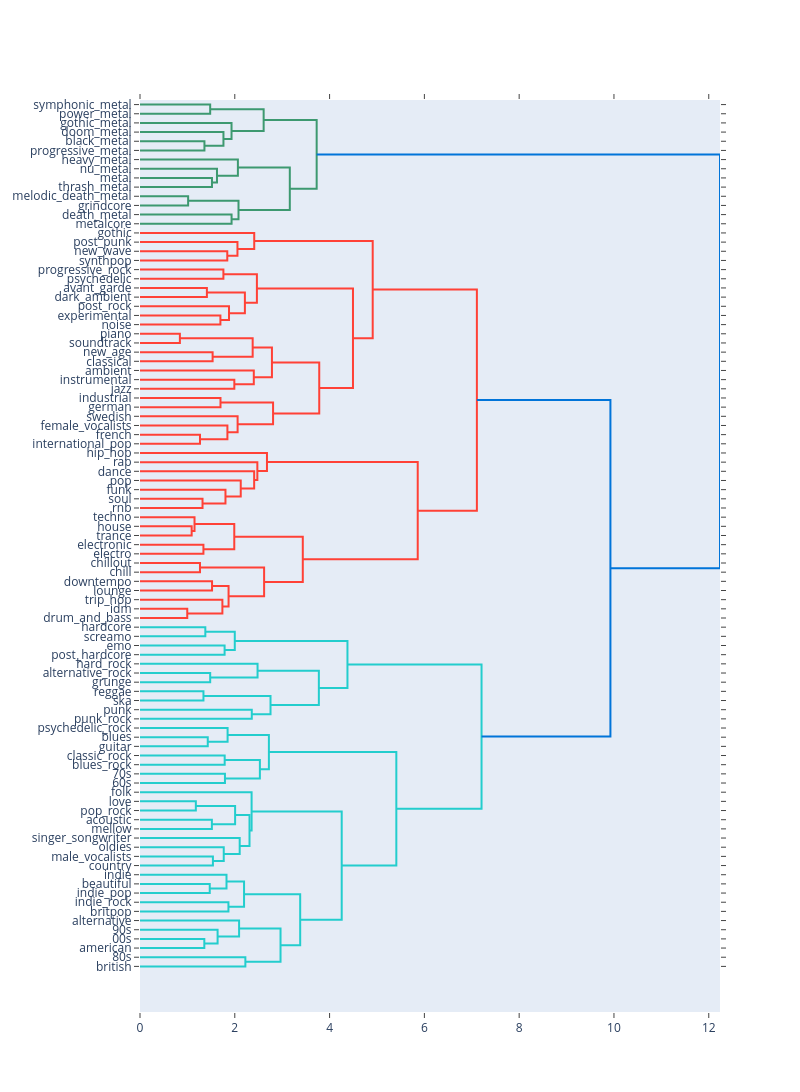

The code cell stored with this chart in its notebook:
### Code cell
import plotly.figure_factory as ff

fig = ff.create_dendrogram(tag_vectors, orientation='left',labels=tag_keys, linkagefun=lambda x: linkage(x, 'ward'))
fig.update_layout(width=800, height=1400)
fig.show()

### Figure 1 — Plotly figure (JSON) as saved in the notebook; plotly's stock layout.template omitted (floating-point values rounded to 4 significant figures)
{"data": [{"hoverinfo": "text", "marker": {"color": "rgb(61,153,112)"}, "mode": "lines", "type": "scatter", "x": [0.0, 1.481, 1.481, 0.0], "xaxis": "x", "y": [-5.0, -5.0, -15.0, -15.0], "yaxis": "y"}, {"hoverinfo": "text", "marker": {"color": "rgb(61,153,112)"}, "mode": "lines", "type": "scatter", "x": [0.0, 1.36, 1.36, 0.0], "xaxis": "x", "y": [-45.0, -45.0, -55.0, -55.0], "yaxis": "y"}, {"hoverinfo": "text", "marker": {"color": "rgb(61,153,112)"}, "mode": "lines", "type": "scatter", "x": [0.0, 1.761, 1.761, 1.36], "xaxis": "x", "y": [-35.0, -35.0, -50.0, -50.0], "yaxis": "y"}, {"hoverinfo": "text", "marker": {"color": "rgb(61,153,112)"}, "mode": "lines", "type": "scatter", "x": [0.0, 1.931, 1.931, 1.761], "xaxis": "x", "y": [-25.0, -25.0, -42.5, -42.5], "yaxis": "y"}, {"hoverinfo": "text", "marker": {"color": "rgb(61,153,112)"}, "mode": "lines", "type": "scatter", "x": [1.481, 2.609, 2.609, 1.931], "xaxis": "x", "y": [-10.0, -10.0, -33.75, -33.75], "yaxis": "y"}, {"hoverinfo": "text", "marker": {"color": "rgb(61,153,112)"}, "mode": "lines", "type": "scatter", "x": [0.0, 1.518, 1.518, 0.0], "xaxis": "x", "y": [-85.0, -85.0, -95.0, -95.0], "yaxis": "y"}, {"hoverinfo": "text", "marker": {"color": "rgb(61,153,112)"}, "mode": "lines", "type": "scatter", "x": [0.0, 1.624, 1.624, 1.518], "xaxis": "x", "y": [-75.0, -75.0, -90.0, -90.0], "yaxis": "y"}, {"hoverinfo": "text", "marker": {"color": "rgb(61,153,112)"}, "mode": "lines", "type": "scatter", "x": [0.0, 2.065, 2.065, 1.624], "xaxis": "x", "y": [-65.0, -65.0, -82.5, -82.5], "yaxis": "y"}, {"hoverinfo": "text", "marker": {"color": "rgb(61,153,112)"}, "mode": "lines", "type": "scatter", "x": [0.0, 1.015, 1.015, 0.0], "xaxis": "x", "y": [-105.0, -105.0, -115.0, -115.0], "yaxis": "y"}, {"hoverinfo": "text", "marker": {"color": "rgb(61,153,112)"}, "mode": "lines", "type": "scatter", "x": [0.0, 1.932, 1.932, 0.0], "xaxis": "x", "y": [-125.0, -125.0, -135.0, -135.0], "yaxis": "y"}, {"hoverinfo": "text", "marker": {"color": "rgb(61,153,112)"}, "mode": "lines", "type": "scatter", "x": [1.015, 2.078, 2.078, 1.932], "xaxis": "x", "y": [-110.0, -110.0, -130.0, -130.0], "yaxis": "y"}, {"hoverinfo": "text", "marker": {"color": "rgb(61,153,112)"}, "mode": "lines", "type": "scatter", "x": [2.065, 3.161, 3.161, 2.078], "xaxis": "x", "y": [-73.75, -73.75, -120.0, -120.0], "yaxis": "y"}, {"hoverinfo": "text", "marker": {"color": "rgb(61,153,112)"}, "mode": "lines", "type": "scatter", "x": [2.609, 3.727, 3.727, 3.161], "xaxis": "x", "y": [-21.88, -21.88, -96.88, -96.88], "yaxis": "y"}, {"hoverinfo": "text", "marker": {"color": "rgb(255,65,54)"}, "mode": "lines", "type": "scatter", "x": [0.0, 1.842, 1.842, 0.0], "xaxis": "x", "y": [-165.0, -165.0, -175.0, -175.0], "yaxis": "y"}, {"hoverinfo": "text", "marker": {"color": "rgb(255,65,54)"}, "mode": "lines", "type": "scatter", "x": [0.0, 2.056, 2.056, 1.842], "xaxis": "x", "y": [-155.0, -155.0, -170.0, -170.0], "yaxis": "y"}, {"hoverinfo": "text", "marker": {"color": "rgb(255,65,54)"}, "mode": "lines", "type": "scatter", "x": [0.0, 2.41, 2.41, 2.056], "xaxis": "x", "y": [-145.0, -145.0, -162.5, -162.5], "yaxis": "y"}, {"hoverinfo": "text", "marker": {"color": "rgb(255,65,54)"}, "mode": "lines", "type": "scatter", "x": [0.0, 1.76, 1.76, 0.0], "xaxis": "x", "y": [-185.0, -185.0, -195.0, -195.0], "yaxis": "y"}, {"hoverinfo": "text", "marker": {"color": "rgb(255,65,54)"}, "mode": "lines", "type": "scatter", "x": [0.0, 1.411, 1.411, 0.0], "xaxis": "x", "y": [-205.0, -205.0, -215.0, -215.0], "yaxis": "y"}, {"hoverinfo": "text", "marker": {"color": "rgb(255,65,54)"}, "mode": "lines", "type": "scatter", "x": [0.0, 1.697, 1.697, 0.0], "xaxis": "x", "y": [-235.0, -235.0, -245.0, -245.0], "yaxis": "y"}, {"hoverinfo": "text", "marker": {"color": "rgb(255,65,54)"}, "mode": "lines", "type": "scatter", "x": [0.0, 1.878, 1.878, 1.697], "xaxis": "x", "y": [-225.0, -225.0, -240.0, -240.0], "yaxis": "y"}, {"hoverinfo": "text", "marker": {"color": "rgb(255,65,54)"}, "mode": "lines", "type": "scatter", "x": [1.411, 2.213, 2.213, 1.878], "xaxis": "x", "y": [-210.0, -210.0, -232.5, -232.5], "yaxis": "y"}, {"hoverinfo": "text", "marker": {"color": "rgb(255,65,54)"}, "mode": "lines", "type": "scatter", "x": [1.76, 2.467, 2.467, 2.213], "xaxis": "x", "y": [-190.0, -190.0, -221.2, -221.2], "yaxis": "y"}, {"hoverinfo": "text", "marker": {"color": "rgb(255,65,54)"}, "mode": "lines", "type": "scatter", "x": [0.0, 0.8414, 0.8414, 0.0], "xaxis": "x", "y": [-255.0, -255.0, -265.0, -265.0], "yaxis": "y"}, {"hoverinfo": "text", "marker": {"color": "rgb(255,65,54)"}, "mode": "lines", "type": "scatter", "x": [0.0, 1.532, 1.532, 0.0], "xaxis": "x", "y": [-275.0, -275.0, -285.0, -285.0], "yaxis": "y"}, {"hoverinfo": "text", "marker": {"color": "rgb(255,65,54)"}, "mode": "lines", "type": "scatter", "x": [0.8414, 2.377, 2.377, 1.532], "xaxis": "x", "y": [-260.0, -260.0, -280.0, -280.0], "yaxis": "y"}, {"hoverinfo": "text", "marker": {"color": "rgb(255,65,54)"}, "mode": "lines", "type": "scatter", "x": [0.0, 1.99, 1.99, 0.0], "xaxis": "x", "y": [-305.0, -305.0, -315.0, -315.0], "yaxis": "y"}, {"hoverinfo": "text", "marker": {"color": "rgb(255,65,54)"}, "mode": "lines", "type": "scatter", "x": [0.0, 2.401, 2.401, 1.99], "xaxis": "x", "y": [-295.0, -295.0, -310.0, -310.0], "yaxis": "y"}, {"hoverinfo": "text", "marker": {"color": "rgb(255,65,54)"}, "mode": "lines", "type": "scatter", "x": [2.377, 2.784, 2.784, 2.401], "xaxis": "x", "y": [-270.0, -270.0, -302.5, -302.5], "yaxis": "y"}, {"hoverinfo": "text", "marker": {"color": "rgb(255,65,54)"}, "mode": "lines", "type": "scatter", "x": [0.0, 1.698, 1.698, 0.0], "xaxis": "x", "y": [-325.0, -325.0, -335.0, -335.0], "yaxis": "y"}, {"hoverinfo": "text", "marker": {"color": "rgb(255,65,54)"}, "mode": "lines", "type": "scatter", "x": [0.0, 1.266, 1.266, 0.0], "xaxis": "x", "y": [-365.0, -365.0, -375.0, -375.0], "yaxis": "y"}, {"hoverinfo": "text", "marker": {"color": "rgb(255,65,54)"}, "mode": "lines", "type": "scatter", "x": [0.0, 1.844, 1.844, 1.266], "xaxis": "x", "y": [-355.0, -355.0, -370.0, -370.0], "yaxis": "y"}, {"hoverinfo": "text", "marker": {"color": "rgb(255,65,54)"}, "mode": "lines", "type": "scatter", "x": [0.0, 2.059, 2.059, 1.844], "xaxis": "x", "y": [-345.0, -345.0, -362.5, -362.5], "yaxis": "y"}, {"hoverinfo": "text", "marker": {"color": "rgb(255,65,54)"}, "mode": "lines", "type": "scatter", "x": [1.698, 2.808, 2.808, 2.059], "xaxis": "x", "y": [-330.0, -330.0, -353.8, -353.8], "yaxis": "y"}, {"hoverinfo": "text", "marker": {"color": "rgb(255,65,54)"}, "mode": "lines", "type": "scatter", "x": [2.784, 3.782, 3.782, 2.808], "xaxis": "x", "y": [-286.2, -286.2, -341.9, -341.9], "yaxis": "y"}, {"hoverinfo": "text", "marker": {"color": "rgb(255,65,54)"}, "mode": "lines", "type": "scatter", "x": [2.467, 4.494, 4.494, 3.782], "xaxis": "x", "y": [-205.6, -205.6, -314.1, -314.1], "yaxis": "y"}, {"hoverinfo": "text", "marker": {"color": "rgb(255,65,54)"}, "mode": "lines", "type": "scatter", "x": [2.41, 4.91, 4.91, 4.494], "xaxis": "x", "y": [-153.8, -153.8, -259.8, -259.8], "yaxis": "y"}, {"hoverinfo": "text", "marker": {"color": "rgb(255,65,54)"}, "mode": "lines", "type": "scatter", "x": [0.0, 1.319, 1.319, 0.0], "xaxis": "x", "y": [-435.0, -435.0, -445.0, -445.0], "yaxis": "y"}, {"hoverinfo": "text", "marker": {"color": "rgb(255,65,54)"}, "mode": "lines", "type": "scatter", "x": [0.0, 1.803, 1.803, 1.319], "xaxis": "x", "y": [-425.0, -425.0, -440.0, -440.0], "yaxis": "y"}, {"hoverinfo": "text", "marker": {"color": "rgb(255,65,54)"}, "mode": "lines", "type": "scatter", "x": [0.0, 2.125, 2.125, 1.803], "xaxis": "x", "y": [-415.0, -415.0, -432.5, -432.5], "yaxis": "y"}, {"hoverinfo": "text", "marker": {"color": "rgb(255,65,54)"}, "mode": "lines", "type": "scatter", "x": [0.0, 2.409, 2.409, 2.125], "xaxis": "x", "y": [-405.0, -405.0, -423.8, -423.8], "yaxis": "y"}, {"hoverinfo": "text", "marker": {"color": "rgb(255,65,54)"}, "mode": "lines", "type": "scatter", "x": [0.0, 2.476, 2.476, 2.409], "xaxis": "x", "y": [-395.0, -395.0, -414.4, -414.4], "yaxis": "y"}, {"hoverinfo": "text", "marker": {"color": "rgb(255,65,54)"}, "mode": "lines", "type": "scatter", "x": [0.0, 2.679, 2.679, 2.476], "xaxis": "x", "y": [-385.0, -385.0, -404.7, -404.7], "yaxis": "y"}, {"hoverinfo": "text", "marker": {"color": "rgb(255,65,54)"}, "mode": "lines", "type": "scatter", "x": [0.0, 1.09, 1.09, 0.0], "xaxis": "x", "y": [-465.0, -465.0, -475.0, -475.0], "yaxis": "y"}, {"hoverinfo": "text", "marker": {"color": "rgb(255,65,54)"}, "mode": "lines", "type": "scatter", "x": [0.0, 1.15, 1.15, 1.09], "xaxis": "x", "y": [-455.0, -455.0, -470.0, -470.0], "yaxis": "y"}, {"hoverinfo": "text", "marker": {"color": "rgb(255,65,54)"}, "mode": "lines", "type": "scatter", "x": [0.0, 1.338, 1.338, 0.0], "xaxis": "x", "y": [-485.0, -485.0, -495.0, -495.0], "yaxis": "y"}, {"hoverinfo": "text", "marker": {"color": "rgb(255,65,54)"}, "mode": "lines", "type": "scatter", "x": [1.15, 1.989, 1.989, 1.338], "xaxis": "x", "y": [-462.5, -462.5, -490.0, -490.0], "yaxis": "y"}, {"hoverinfo": "text", "marker": {"color": "rgb(255,65,54)"}, "mode": "lines", "type": "scatter", "x": [0.0, 1.266, 1.266, 0.0], "xaxis": "x", "y": [-505.0, -505.0, -515.0, -515.0], "yaxis": "y"}, {"hoverinfo": "text", "marker": {"color": "rgb(255,65,54)"}, "mode": "lines", "type": "scatter", "x": [0.0, 1.52, 1.52, 0.0], "xaxis": "x", "y": [-525.0, -525.0, -535.0, -535.0], "yaxis": "y"}, {"hoverinfo": "text", "marker": {"color": "rgb(255,65,54)"}, "mode": "lines", "type": "scatter", "x": [0.0, 0.9972, 0.9972, 0.0], "xaxis": "x", "y": [-555.0, -555.0, -565.0, -565.0], "yaxis": "y"}, {"hoverinfo": "text", "marker": {"color": "rgb(255,65,54)"}, "mode": "lines", "type": "scatter", "x": [0.0, 1.738, 1.738, 0.9972], "xaxis": "x", "y": [-545.0, -545.0, -560.0, -560.0], "yaxis": "y"}, {"hoverinfo": "text", "marker": {"color": "rgb(255,65,54)"}, "mode": "lines", "type": "scatter", "x": [1.52, 1.869, 1.869, 1.738], "xaxis": "x", "y": [-530.0, -530.0, -552.5, -552.5], "yaxis": "y"}, {"hoverinfo": "text", "marker": {"color": "rgb(255,65,54)"}, "mode": "lines", "type": "scatter", "x": [1.266, 2.618, 2.618, 1.869], "xaxis": "x", "y": [-510.0, -510.0, -541.2, -541.2], "yaxis": "y"}, {"hoverinfo": "text", "marker": {"color": "rgb(255,65,54)"}, "mode": "lines", "type": "scatter", "x": [1.989, 3.435, 3.435, 2.618], "xaxis": "x", "y": [-476.2, -476.2, -525.6, -525.6], "yaxis": "y"}, {"hoverinfo": "text", "marker": {"color": "rgb(255,65,54)"}, "mode": "lines", "type": "scatter", "x": [2.679, 5.86, 5.86, 3.435], "xaxis": "x", "y": [-394.8, -394.8, -500.9, -500.9], "yaxis": "y"}, {"hoverinfo": "text", "marker": {"color": "rgb(255,65,54)"}, "mode": "lines", "type": "scatter", "x": [4.91, 7.108, 7.108, 5.86], "xaxis": "x", "y": [-206.8, -206.8, -447.9, -447.9], "yaxis": "y"}, {"hoverinfo": "text", "marker": {"color": "rgb(35,205,205)"}, "mode": "lines", "type": "scatter", "x": [0.0, 1.378, 1.378, 0.0], "xaxis": "x", "y": [-575.0, -575.0, -585.0, -585.0], "yaxis": "y"}, {"hoverinfo": "text", "marker": {"color": "rgb(35,205,205)"}, "mode": "lines", "type": "scatter", "x": [0.0, 1.785, 1.785, 0.0], "xaxis": "x", "y": [-595.0, -595.0, -605.0, -605.0], "yaxis": "y"}, {"hoverinfo": "text", "marker": {"color": "rgb(35,205,205)"}, "mode": "lines", "type": "scatter", "x": [1.378, 2.0, 2.0, 1.785], "xaxis": "x", "y": [-580.0, -580.0, -600.0, -600.0], "yaxis": "y"}, {"hoverinfo": "text", "marker": {"color": "rgb(35,205,205)"}, "mode": "lines", "type": "scatter", "x": [0.0, 1.481, 1.481, 0.0], "xaxis": "x", "y": [-625.0, -625.0, -635.0, -635.0], "yaxis": "y"}, {"hoverinfo": "text", "marker": {"color": "rgb(35,205,205)"}, "mode": "lines", "type": "scatter", "x": [0.0, 2.48, 2.48, 1.481], "xaxis": "x", "y": [-615.0, -615.0, -630.0, -630.0], "yaxis": "y"}, {"hoverinfo": "text", "marker": {"color": "rgb(35,205,205)"}, "mode": "lines", "type": "scatter", "x": [0.0, 1.339, 1.339, 0.0], "xaxis": "x", "y": [-645.0, -645.0, -655.0, -655.0], "yaxis": "y"}, {"hoverinfo": "text", "marker": {"color": "rgb(35,205,205)"}, "mode": "lines", "type": "scatter", "x": [0.0, 2.358, 2.358, 0.0], "xaxis": "x", "y": [-665.0, -665.0, -675.0, -675.0], "yaxis": "y"}, {"hoverinfo": "text", "marker": {"color": "rgb(35,205,205)"}, "mode": "lines", "type": "scatter", "x": [1.339, 2.754, 2.754, 2.358], "xaxis": "x", "y": [-650.0, -650.0, -670.0, -670.0], "yaxis": "y"}, {"hoverinfo": "text", "marker": {"color": "rgb(35,205,205)"}, "mode": "lines", "type": "scatter", "x": [2.48, 3.773, 3.773, 2.754], "xaxis": "x", "y": [-622.5, -622.5, -660.0, -660.0], "yaxis": "y"}, {"hoverinfo": "text", "marker": {"color": "rgb(35,205,205)"}, "mode": "lines", "type": "scatter", "x": [2.0, 4.377, 4.377, 3.773], "xaxis": "x", "y": [-590.0, -590.0, -641.2, -641.2], "yaxis": "y"}, {"hoverinfo": "text", "marker": {"color": "rgb(35,205,205)"}, "mode": "lines", "type": "scatter", "x": [0.0, 1.43, 1.43, 0.0], "xaxis": "x", "y": [-695.0, -695.0, -705.0, -705.0], "yaxis": "y"}, {"hoverinfo": "text", "marker": {"color": "rgb(35,205,205)"}, "mode": "lines", "type": "scatter", "x": [0.0, 1.848, 1.848, 1.43], "xaxis": "x", "y": [-685.0, -685.0, -700.0, -700.0], "yaxis": "y"}, {"hoverinfo": "text", "marker": {"color": "rgb(35,205,205)"}, "mode": "lines", "type": "scatter", "x": [0.0, 1.787, 1.787, 0.0], "xaxis": "x", "y": [-715.0, -715.0, -725.0, -725.0], "yaxis": "y"}, {"hoverinfo": "text", "marker": {"color": "rgb(35,205,205)"}, "mode": "lines", "type": "scatter", "x": [0.0, 1.792, 1.792, 0.0], "xaxis": "x", "y": [-735.0, -735.0, -745.0, -745.0], "yaxis": "y"}, {"hoverinfo": "text", "marker": {"color": "rgb(35,205,205)"}, "mode": "lines", "type": "scatter", "x": [1.787, 2.529, 2.529, 1.792], "xaxis": "x", "y": [-720.0, -720.0, -740.0, -740.0], "yaxis": "y"}, {"hoverinfo": "text", "marker": {"color": "rgb(35,205,205)"}, "mode": "lines", "type": "scatter", "x": [1.848, 2.72, 2.72, 2.529], "xaxis": "x", "y": [-692.5, -692.5, -730.0, -730.0], "yaxis": "y"}, {"hoverinfo": "text", "marker": {"color": "rgb(35,205,205)"}, "mode": "lines", "type": "scatter", "x": [0.0, 1.178, 1.178, 0.0], "xaxis": "x", "y": [-765.0, -765.0, -775.0, -775.0], "yaxis": "y"}, {"hoverinfo": "text", "marker": {"color": "rgb(35,205,205)"}, "mode": "lines", "type": "scatter", "x": [0.0, 1.516, 1.516, 0.0], "xaxis": "x", "y": [-785.0, -785.0, -795.0, -795.0], "yaxis": "y"}, {"hoverinfo": "text", "marker": {"color": "rgb(35,205,205)"}, "mode": "lines", "type": "scatter", "x": [1.178, 2.007, 2.007, 1.516], "xaxis": "x", "y": [-770.0, -770.0, -790.0, -790.0], "yaxis": "y"}, {"hoverinfo": "text", "marker": {"color": "rgb(35,205,205)"}, "mode": "lines", "type": "scatter", "x": [0.0, 1.538, 1.538, 0.0], "xaxis": "x", "y": [-825.0, -825.0, -835.0, -835.0], "yaxis": "y"}, {"hoverinfo": "text", "marker": {"color": "rgb(35,205,205)"}, "mode": "lines", "type": "scatter", "x": [0.0, 1.767, 1.767, 1.538], "xaxis": "x", "y": [-815.0, -815.0, -830.0, -830.0], "yaxis": "y"}, {"hoverinfo": "text", "marker": {"color": "rgb(35,205,205)"}, "mode": "lines", "type": "scatter", "x": [0.0, 2.103, 2.103, 1.767], "xaxis": "x", "y": [-805.0, -805.0, -822.5, -822.5], "yaxis": "y"}, {"hoverinfo": "text", "marker": {"color": "rgb(35,205,205)"}, "mode": "lines", "type": "scatter", "x": [2.007, 2.311, 2.311, 2.103], "xaxis": "x", "y": [-780.0, -780.0, -813.8, -813.8], "yaxis": "y"}, {"hoverinfo": "text", "marker": {"color": "rgb(35,205,205)"}, "mode": "lines", "type": "scatter", "x": [0.0, 2.355, 2.355, 2.311], "xaxis": "x", "y": [-755.0, -755.0, -796.9, -796.9], "yaxis": "y"}, {"hoverinfo": "text", "marker": {"color": "rgb(35,205,205)"}, "mode": "lines", "type": "scatter", "x": [0.0, 1.471, 1.471, 0.0], "xaxis": "x", "y": [-855.0, -855.0, -865.0, -865.0], "yaxis": "y"}, {"hoverinfo": "text", "marker": {"color": "rgb(35,205,205)"}, "mode": "lines", "type": "scatter", "x": [0.0, 1.825, 1.825, 1.471], "xaxis": "x", "y": [-845.0, -845.0, -860.0, -860.0], "yaxis": "y"}, {"hoverinfo": "text", "marker": {"color": "rgb(35,205,205)"}, "mode": "lines", "type": "scatter", "x": [0.0, 1.866, 1.866, 0.0], "xaxis": "x", "y": [-875.0, -875.0, -885.0, -885.0], "yaxis": "y"}, {"hoverinfo": "text", "marker": {"color": "rgb(35,205,205)"}, "mode": "lines", "type": "scatter", "x": [1.825, 2.195, 2.195, 1.866], "xaxis": "x", "y": [-852.5, -852.5, -880.0, -880.0], "yaxis": "y"}, {"hoverinfo": "text", "marker": {"color": "rgb(35,205,205)"}, "mode": "lines", "type": "scatter", "x": [0.0, 1.357, 1.357, 0.0], "xaxis": "x", "y": [-915.0, -915.0, -925.0, -925.0], "yaxis": "y"}, {"hoverinfo": "text", "marker": {"color": "rgb(35,205,205)"}, "mode": "lines", "type": "scatter", "x": [0.0, 1.637, 1.637, 1.357], "xaxis": "x", "y": [-905.0, -905.0, -920.0, -920.0], "yaxis": "y"}, {"hoverinfo": "text", "marker": {"color": "rgb(35,205,205)"}, "mode": "lines", "type": "scatter", "x": [0.0, 2.091, 2.091, 1.637], "xaxis": "x", "y": [-895.0, -895.0, -912.5, -912.5], "yaxis": "y"}, {"hoverinfo": "text", "marker": {"color": "rgb(35,205,205)"}, "mode": "lines", "type": "scatter", "x": [0.0, 2.223, 2.223, 0.0], "xaxis": "x", "y": [-935.0, -935.0, -945.0, -945.0], "yaxis": "y"}, {"hoverinfo": "text", "marker": {"color": "rgb(35,205,205)"}, "mode": "lines", "type": "scatter", "x": [2.091, 2.965, 2.965, 2.223], "xaxis": "x", "y": [-903.8, -903.8, -940.0, -940.0], "yaxis": "y"}, {"hoverinfo": "text", "marker": {"color": "rgb(35,205,205)"}, "mode": "lines", "type": "scatter", "x": [2.195, 3.38, 3.38, 2.965], "xaxis": "x", "y": [-866.2, -866.2, -921.9, -921.9], "yaxis": "y"}, {"hoverinfo": "text", "marker": {"color": "rgb(35,205,205)"}, "mode": "lines", "type": "scatter", "x": [2.355, 4.256, 4.256, 3.38], "xaxis": "x", "y": [-775.9, -775.9, -894.1, -894.1], "yaxis": "y"}, {"hoverinfo": "text", "marker": {"color": "rgb(35,205,205)"}, "mode": "lines", "type": "scatter", "x": [2.72, 5.408, 5.408, 4.256], "xaxis": "x", "y": [-711.2, -711.2, -835.0, -835.0], "yaxis": "y"}, {"hoverinfo": "text", "marker": {"color": "rgb(35,205,205)"}, "mode": "lines", "type": "scatter", "x": [4.377, 7.206, 7.206, 5.408], "xaxis": "x", "y": [-615.6, -615.6, -773.1, -773.1], "yaxis": "y"}, {"hoverinfo": "text", "marker": {"color": "rgb(0,116,217)"}, "mode": "lines", "type": "scatter", "x": [7.108, 9.925, 9.925, 7.206], "xaxis": "x", "y": [-327.3, -327.3, -694.4, -694.4], "yaxis": "y"}, {"hoverinfo": "text", "marker": {"color": "rgb(0,116,217)"}, "mode": "lines", "type": "scatter", "x": [3.727, 12.24, 12.24, 9.925], "xaxis": "x", "y": [-59.38, -59.38, -510.9, -510.9], "yaxis": "y"}], "layout": {"autosize": false, "height": 1400, "hovermode": "closest", "showlegend": false, "width": 800, "xaxis": {"mirror": "allticks", "rangemode": "tozero", "showgrid": false, "showline": true, "showticklabels": true, "ticks": "outside", "type": "linear", "zeroline": false}, "yaxis": {"mirror": "allticks", "rangemode": "tozero", "showgrid": false, "showline": true, "showticklabels": true, "tickmode": "array", "ticks": "outside", "ticktext": ["symphonic_metal", "power_metal", "gothic_metal", "doom_metal", "black_metal", "progressive_metal", "heavy_metal", "nu_metal", "metal", "thrash_metal", "melodic_death_metal", "grindcore", "death_metal", "metalcore", "gothic", "post_punk", "new_wave", "synthpop", "progressive_rock", "psychedelic", "avant_garde", "dark_ambient", "post_rock", "experimental", "noise", "piano", "soundtrack", "new_age", "classical", "ambient", "instrumental", "jazz", "industrial", "german", "swedish", "female_vocalists", "french", "international_pop", "hip_hop", "rap", "dance", "pop", "funk", "soul", "rnb", "techno", "house", "trance", "electronic", "electro", "chillout", "chill", "downtempo", "lounge", "trip_hop", "idm", "drum_and_bass", "hardcore", "screamo", "emo", "post_hardcore", "hard_rock", "alternative_rock", "grunge", "reggae", "ska", "punk", "punk_rock", "psychedelic_rock", "blues", "guitar", "classic_rock", "blues_rock", "70s", "60s", "folk", "love", "pop_rock", "acoustic", "mellow", "singer_songwriter", "oldies", "male_vocalists", "country", "indie", "beautiful", "indie_pop", "indie_rock", "britpop", "alternative", "90s", "00s", "american", "80s", "british"], "tickvals": [-5, -15, -25, -35, -45, -55, -65, -75, -85, -95, -105, -115, -125, -135, -145, -155, -165, -175, -185, -195, -205, -215, -225, -235, -245, -255, -265, -275, -285, -295, -305, -315, -325, -335, -345, -355, -365, -375, -385, -395, -405, -415, -425, -435, -445, -455, -465, -475, -485, -495, -505, -515, -525, -535, -545, -555, -565, -575, -585, -595, -605, -615, -625, -635, -645, -655, -665, -675, -685, -695, -705, -715, -725, -735, -745, -755, -765, -775, -785, -795, -805, -815, -825, -835, -845, -855, -865, -875, -885, -895, -905, -915, -925, -935, -945], "type": "linear", "zeroline": false}}}
